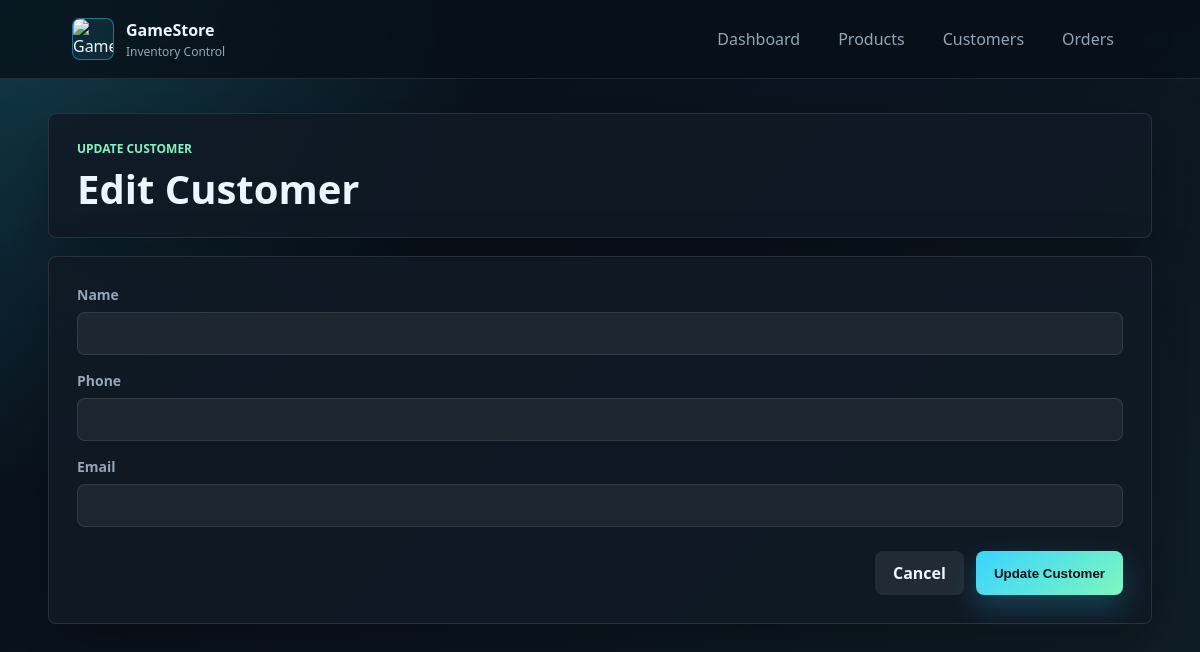
The app's page /edit_customer/1, older data.
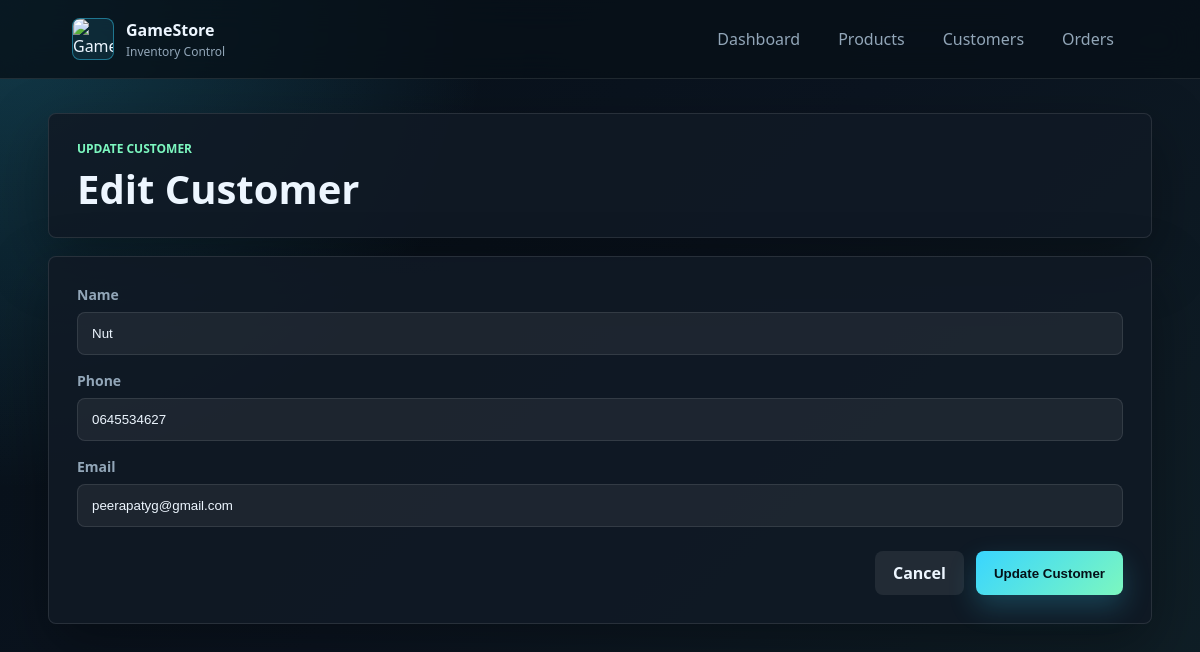
The same page, newer data.
### tables this page shows
CREATE TABLE customers (
    customer_id INTEGER PRIMARY KEY AUTOINCREMENT,
    name TEXT NOT NULL,
    phone TEXT,
    email TEXT UNIQUE
);

### app.py (the view, shortened to what this page needs)
@app.route('/edit_customer/<int:id>', methods=['GET', 'POST'])
def edit_customer(id):
    conn = get_db_connection()
    customer = conn.execute('''
        SELECT * FROM customers
        WHERE customer_id = ?
    ''', (id,)).fetchone()
    error = None
    conn.close()
    return render_template(
        'edit_customer.html',
        customer=customer,
        error=error
    )

### app.py (called while the page is built)
def get_db_connection():
    conn = sqlite3.connect(app.config['DATABASE'])
    conn.row_factory = sqlite3.Row
    return conn

### templates/edit_customer.html (shortened to what this page needs)
{% extends 'base.html' %}
{% block content %}
<div class="page-header">
    <div>
        <p class="eyebrow">Update Customer</p>
        <h1>Edit Customer</h1>
    </div>
</div>
<form class="form-panel" method="post">
    <label>
        Name
        <input name="name" value="{{ customer.name }}" required>
    </label>
    <label>
        Phone
        <input name="phone" value="{{ customer.phone }}">
    </label>
    <label>
        Email
        <input name="email" type="email" value="{{ customer.email }}">
    </label>
    <div class="form-actions">
        <a class="btn ghost" href="/customers">Cancel</a>
        <button type="submit">Update Customer</button>
    </div>
</form>
{% endblock %}

Row changes from the older to the newer data that the page shows:
added customers: name "Nut", phone "0645534627", email "peerapatyg@gmail.com"
